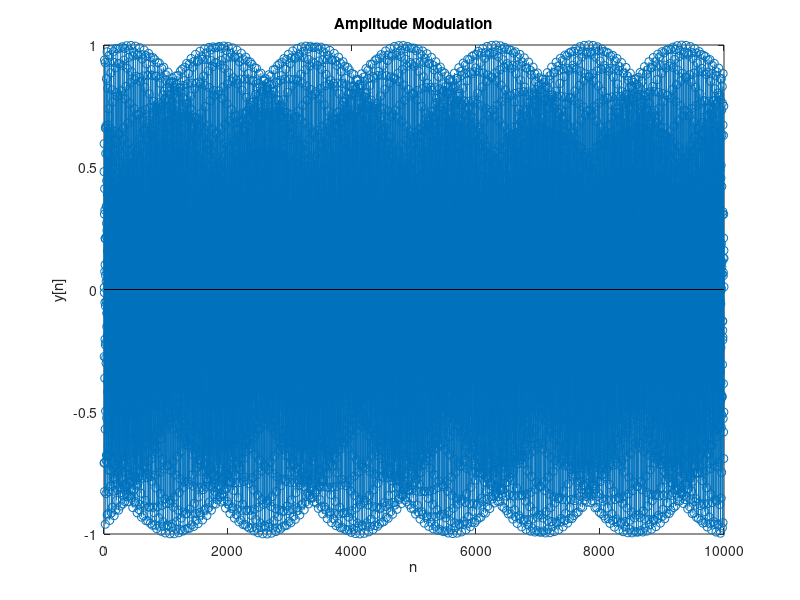

Reproduce this figure in MATLAB.

w0 = 10000;
n = 1:1:10000;

C = cos(w0*n);

wm = 100;
x = sin(wm*n);

y = C.*x;

stem(y)
title('Amplitude Modulation')
ylabel('y[n]')
xlabel('n')